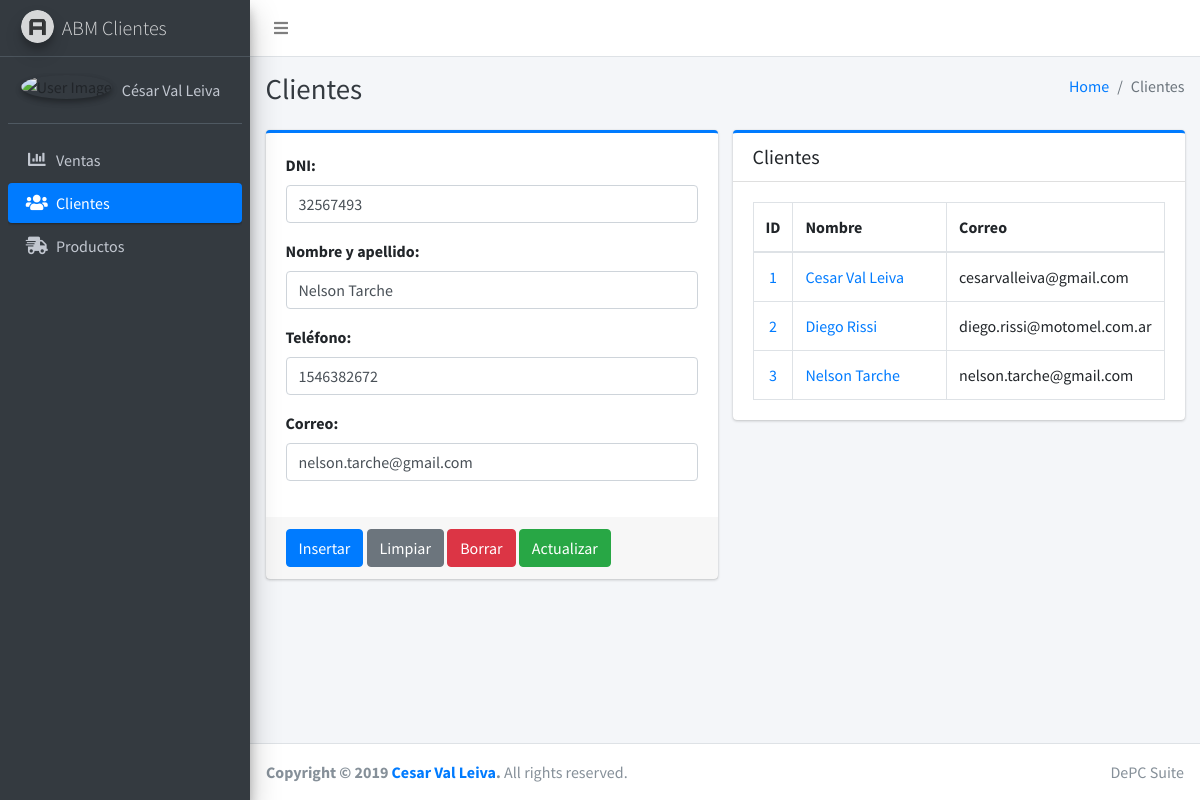
Screenshot of /clientes.php?cliente=3 with the database file from the repository.
### tables this page shows
CREATE TABLE `clientes` (
  `idcliente` int(11) NOT NULL,
  `dni` int(10) NOT NULL,
  `nombre` varchar(50) NOT NULL,
  `telefono` int(20) NOT NULL,
  `correo` varchar(100) NOT NULL
);

### entidades/cliente.php (called while the page is built, shortened)
<?php
class Cliente{
    public function __get($atributo) {
        return $this->$atributo;
    }
    public function obtenerTodos(){
        $aCliente = null;
        $mysqli = new mysqli(Constante::BBDD_HOST, Constante::BBDD_USUARIO, Constante::BBDD_CLAVE, Constante::BBDD_NOMBRE);
        $resultado = $mysqli->query("SELECT idcliente,
            dni,
            nombre,
            telefono,
            correo
            FROM clientes ORDER BY idcliente ASC");
        if($resultado){
            while ($fila = $resultado->fetch_assoc()) {
                $obj = new Cliente();
                $obj->idCliente = $fila["idcliente"];
                $obj->dni = $fila["dni"];
                $obj->nombre = $fila["nombre"];
                $obj->telefono = $fila["telefono"];
                $obj->correo = $fila["correo"];
                $aCliente[] = $obj;
            }
            return $aCliente;
        }
    }
    public function obtenerPorId($idCliente){
        $mysqli = new mysqli(Constante::BBDD_HOST, Constante::BBDD_USUARIO, Constante::BBDD_CLAVE, Constante::BBDD_NOMBRE);
        $resultado = $mysqli->query("SELECT idcliente,
            dni,
            nombre,
            telefono,
            correo
            FROM clientes
            WHERE idcliente = $idCliente");
            if($resultado){
                $fila = $resultado->fetch_assoc();
                $this->dni = $fila["dni"];
                $this->nombre = $fila["nombre"];
                $this->telefono = $fila["telefono"];
                $this->correo = $fila["correo"];
                return true;
            }
    }
}
?>

### clientes.php (the view, shortened to what this page needs)
<?php $page = "Clientes";
include_once "entidades/cliente.php";
$cliente = new Cliente();
$aClientes = $cliente->obtenerTodos();
if (isset($_GET["cliente"])) {
    $cliente->obtenerPorId($_GET["cliente"]);
}
?>
<!DOCTYPE html>
<html lang="en">
<head>
  <link rel="stylesheet" href="plugins/fontawesome-free/css/all.min.css">
  <link rel="stylesheet" href="dist/css/adminlte.min.css">
</head>
<body class="hold-transition sidebar-mini">
<div class="wrapper">
  <?php include_once "includes/menu.php"; ?>
  <div class="content-wrapper">
    <div class="content-header">
      <div class="container-fluid">
        <div class="row mb-2">
          <div class="col-sm-6">
            <h1 class="m-0 text-dark"><?php echo $page; ?></h1>
          </div>
          <div class="col-sm-6">
            <ol class="breadcrumb float-sm-right">
              <li class="breadcrumb-item"><a href="#">Home</a></li>
              <li class="breadcrumb-item active"><?php echo $page; ?></li>
            </ol>
          </div>
        </div>
      </div>
    </div>
    <div class="content">
      <div class="container-fluid">
        <div class="row">
          <div class="col-lg-6">
            <div class="card card-primary card-outline">
              <form role="form" action="" method="POST">
                <div class="card-body">
                  <div class="form-group">
                    <label for="txtDNI">DNI:</label>
                    <input type="text" required class="form-control" name="txtDNI" id="txtDNI" value="<?php echo $cliente->dni; ?>">
                  </div>
                  <div class="form-group">
                    <label for="txtNombre">Nombre y apellido:</label>
                    <input type="text" required class="form-control" name="txtNombre" id="txtNombre" value="<?php echo $cliente->nombre; ?>">
                  </div>
                  <div class="form-group">
                    <label for="txtTelefono">Teléfono:</label>
                    <input type="text" class="form-control" name="txtTelefono" id="txtTelefono" value="<?php echo $cliente->telefono; ?>">
                  </div>
                  <div class="form-group">
                    <label for="txtCorreo">Correo:</label>
                    <input type="text" class="form-control" name="txtCorreo" id="txtCorreo" value="<?php echo $cliente->correo; ?>">
                  </div>
                </div>
                <div class="card-footer">
                  <input type="submit" class="btn btn-primary" name="btnInsertar" id="btnInsertar" value="Insertar">
                  <a href="clientes.php" class="btn btn-secondary">Limpiar</a>
                  <input type="submit" class="btn btn-danger" name="btnBorrar" id="btnBorrar" value="Borrar">
                  <input type="submit" class="btn btn-success" name="btnActualizar" id="btnActualizar" value="Actualizar">
                </div>
              </form>
            </div>
          </div>
          <div class="col-lg-6">
            <div class="card card-primary card-outline">
              <div class="card-header">
                <h5 class="m-0">Clientes</h5>
              </div>
              <div class="card-body">
                <table class="table table-bordered table-hover">
                  <thead>
                    <tr>
                      <th style="width: 8%; text-align: center;">ID</th>
                      <th style="width: 45%">Nombre</th>
                      <th style="width: 47%">Correo</th>
                    </tr>
                  </thead>
                  <tbody>
                    <?php if($aClientes != ""){ foreach ($aClientes as $cliente) : ?>
                      <tr>
                        <td align="center"><a href="clientes.php?cliente=<?php echo $cliente->idCliente; ?>"><?php echo $cliente->idCliente; ?></a></td>
                        <td><a href="clientes.php?cliente=<?php echo $cliente->idCliente; ?>"><?php echo $cliente->nombre; ?></a></td>
                        <td><?php echo $cliente->correo; ?></td>
                      </tr>
                    <?php endforeach; }?>
                  </tbody>
                </table>
              </div>
            </div>
          </div>
        </div>
      </div>
    </div>
  </div>
 <?php include_once "includes/footer.php"; ?>
</div>
</body>
</html>

### rows the page displays
clientes: txtDNI "32567493", txtNombre "Nelson Tarche", txtTelefono "1546382672", txtCorreo "nelson.tarche@gmail.com", idcliente "3", nombre "Nelson Tarche", correo "nelson.tarche@gmail.com"
clientes: idcliente "1", nombre "Cesar Val Leiva", correo "cesarvalleiva@gmail.com"
clientes: idcliente "2", nombre "Diego Rissi", correo "diego.rissi@motomel.com.ar"

### other values shown
$page "Clientes"
